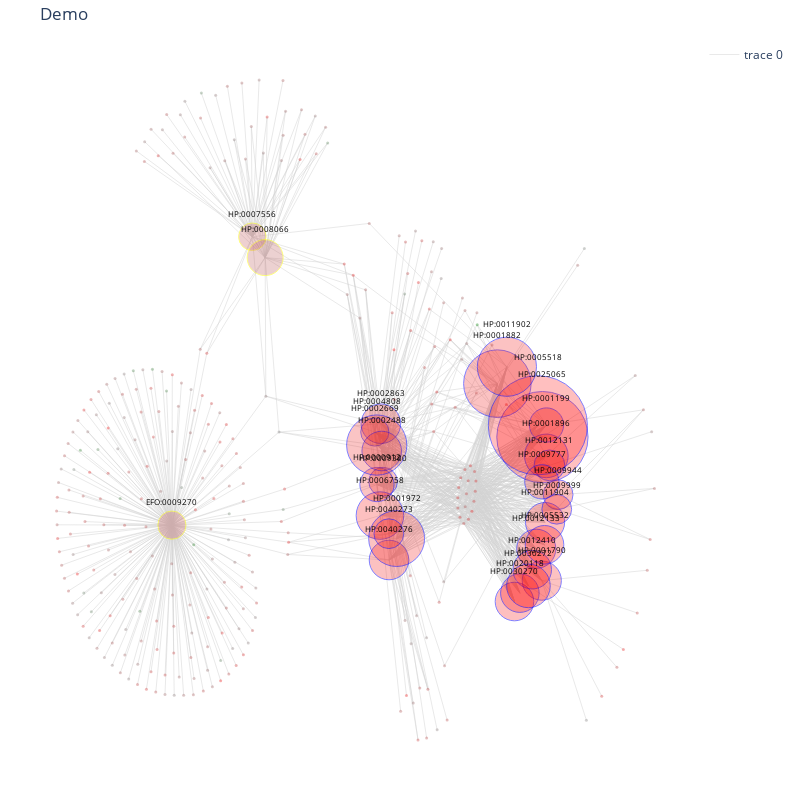

Write notebook code for a chart like this one.
### Code cell
fig = plot_network_graph_plotly(G, "Demo")
fig.update_layout(width=800, height=800)

### Figure 1 — Plotly figure (JSON) as saved in the notebook; plotly's stock layout.template omitted (floating-point values rounded to 4 significant figures; data arrays with more than 128 entries replaced by an {"elided": "..."} marker saying what was removed)
{"data": [{"hoverinfo": "none", "line": {"color": "lightgray", "width": 0.5}, "mode": "lines", "type": "scatter", "x": {"elided": "2676 float values"}, "y": {"elided": "2676 float values"}}, {"hoverinfo": "text", "hoverlabel": {"bgcolor": "white", "bordercolor": "black", "font": {"color": "black"}}, "hovertext": {"elided": "300 str values"}, "marker": {"color": {"elided": "300 str values"}, "line": {"width": 0}, "opacity": 0.7, "size": {"elided": "300 int values"}}, "mode": "markers", "showlegend": false, "type": "scatter", "x": {"elided": "300 float values"}, "y": {"elided": "300 float values"}}, {"hoverinfo": "text", "hoverlabel": {"bgcolor": "white", "bordercolor": "black", "font": {"color": "black"}}, "hovertext": ["Term: HP:0009380<br>Direction: bottom<br>Mean: 1.860", "Term: HP:0025065<br>Direction: bottom<br>Mean: 2.281", "Term: HP:0001896<br>Direction: bottom<br>Mean: 2.070", "Term: HP:0009944<br>Direction: bottom<br>Mean: 2.178", "Term: HP:0040276<br>Direction: bottom<br>Mean: 2.156", "Term: HP:0001199<br>Direction: bottom<br>Mean: 1.931", "Term: HP:0001790<br>Direction: bottom<br>Mean: 2.116", "Term: HP:0006758<br>Direction: bottom<br>Mean: 2.223", "Term: HP:0012131<br>Direction: bottom<br>Mean: 2.188", "Term: HP:0030270<br>Direction: bottom<br>Mean: 2.322", "Term: HP:0011904<br>Direction: bottom<br>Mean: 2.304", "Term: HP:0009999<br>Direction: bottom<br>Mean: 2.178", "Term: HP:0020118<br>Direction: bottom<br>Mean: 2.322", "Term: HP:0007556<br>Direction: top<br>Mean: 1.057", "Term: HP:0002863<br>Direction: bottom<br>Mean: 1.926", "Term: HP:0012133<br>Direction: bottom<br>Mean: 2.312", "Term: HP:0008066<br>Direction: top<br>Mean: 0.986", "Term: HP:0002669<br>Direction: bottom<br>Mean: 1.921", "Term: HP:0000912<br>Direction: bottom<br>Mean: 2.010", "Term: HP:0001882<br>Direction: bottom<br>Mean: 2.089", "Term: HP:0012410<br>Direction: bottom<br>Mean: 2.322", "Term: HP:0002488<br>Direction: bottom<br>Mean: 1.843", "Term: HP:0005518<br>Direction: bottom<br>Mean: 2.359", "Term: HP:0004808<br>Direction: bottom<br>Mean: 1.975", "Term: HP:0009777<br>Direction: bottom<br>Mean: 1.933", "Term: EFO:0009270<br>Direction: top<br>Mean: 1.146", "Term: HP:0005532<br>Direction: bottom<br>Mean: 2.322", "Term: HP:0030272<br>Direction: bottom<br>Mean: 2.352", "Term: HP:0001972<br>Direction: bottom<br>Mean: 2.105", "Term: HP:0011902<br>Direction: bottom<br>Mean: 2.130", "Term: HP:0040273<br>Direction: bottom<br>Mean: 2.068"], "marker": {"color": ["rgba(229,25,25,0.5)", "rgba(249,5,5,0.5)", "rgba(239,15,15,0.5)", "rgba(244,10,10,0.5)", "rgba(244,10,10,0.5)", "rgba(231,23,23,0.5)", "rgba(242,12,12,0.5)", "rgba(247,7,7,0.5)", "rgba(244,10,10,0.5)", "rgba(252,2,2,0.5)", "rgba(252,2,2,0.5)", "rgba(244,10,10,0.5)", "rgba(252,2,2,0.5)", "rgba(185,69,69,0.5)", "rgba(231,23,23,0.5)", "rgba(252,2,2,0.5)", "rgba(180,74,74,0.5)", "rgba(231,23,23,0.5)", "rgba(237,18,18,0.5)", "rgba(239,15,15,0.5)", "rgba(252,2,2,0.5)", "rgba(226,28,28,0.5)", "rgba(255,0,0,0.5)", "rgba(234,20,20,0.5)", "rgba(231,23,23,0.5)", "rgba(190,64,64,0.5)", "rgba(252,2,2,0.5)", "rgba(255,0,0,0.5)", "rgba(242,12,12,0.5)", "rgba(242,12,12,0.5)", "rgba(239,15,15,0.5)"], "line": {"color": ["blue", "blue", "blue", "blue", "blue", "blue", "blue", "blue", "blue", "blue", "blue", "blue", "blue", "yellow", "blue", "blue", "yellow", "blue", "blue", "blue", "blue", "blue", "blue", "blue", "blue", "yellow", "blue", "blue", "blue", "blue", "blue"], "width": 1}, "opacity": 0.5, "size": [28.61, 91.24, 43.61, 29.79, 39.58, 34.24, 39.17, 47.54, 30.78, 38.56, 39.17, 29.79, 38.56, 27.56, 39.58, 39.17, 36.03, 28.2, 34.24, 67.54, 38.56, 39.58, 99.17, 60.26, 34.24, 28.2, 38.56, 43.61, 55.92, 59.17, 29.79]}, "mode": "markers+text", "showlegend": false, "text": ["HP:0009380", "HP:0025065", "HP:0001896", "HP:0009944", "HP:0040276", "HP:0001199", "HP:0001790", "HP:0006758", "HP:0012131", "HP:0030270", "HP:0011904", "HP:0009999", "HP:0020118", "HP:0007556", "HP:0002863", "HP:0012133", "HP:0008066", "HP:0002669", "HP:0000912", "HP:0001882", "HP:0012410", "HP:0002488", "HP:0005518", "HP:0004808", "HP:0009777", "EFO:0009270", "HP:0005532", "HP:0030272", "HP:0001972", "HP:0011902", "HP:0040273"], "textfont": {"color": "black", "size": 8}, "textposition": "top center", "type": "scatter", "x": [0.2857, 0.7051, 0.7154, 0.7465, 0.3013, 0.7158, 0.7034, 0.2773, 0.7236, 0.6315, 0.7121, 0.7428, 0.6457, -0.0585, 0.2798, 0.6889, -0.02483, 0.2639, 0.2695, 0.5865, 0.6783, 0.2821, 0.6931, 0.2689, 0.7036, -0.2702, 0.7107, 0.6683, 0.3213, 0.6116, 0.3009], "y": [-0.03339, 0.04988, 0.01482, -0.05766, -0.1798, 0.07256, -0.2184, -0.09677, -0.002887, -0.2575, -0.1091, -0.08495, -0.2418, 0.4245, 0.075, -0.1588, 0.3855, 0.05945, -0.03875, 0.1499, -0.198, 0.02392, 0.07204, 0.03504, -0.03365, -0.1147, -0.1514, -0.2283, -0.1397, 0.1815, -0.1307]}], "layout": {"height": 800, "margin": {"b": 20, "l": 20, "r": 20, "t": 40}, "plot_bgcolor": "white", "title": {"text": "Demo"}, "width": 800, "xaxis": {"showgrid": false, "showticklabels": false, "zeroline": false}, "yaxis": {"showgrid": false, "showticklabels": false, "zeroline": false}}}
